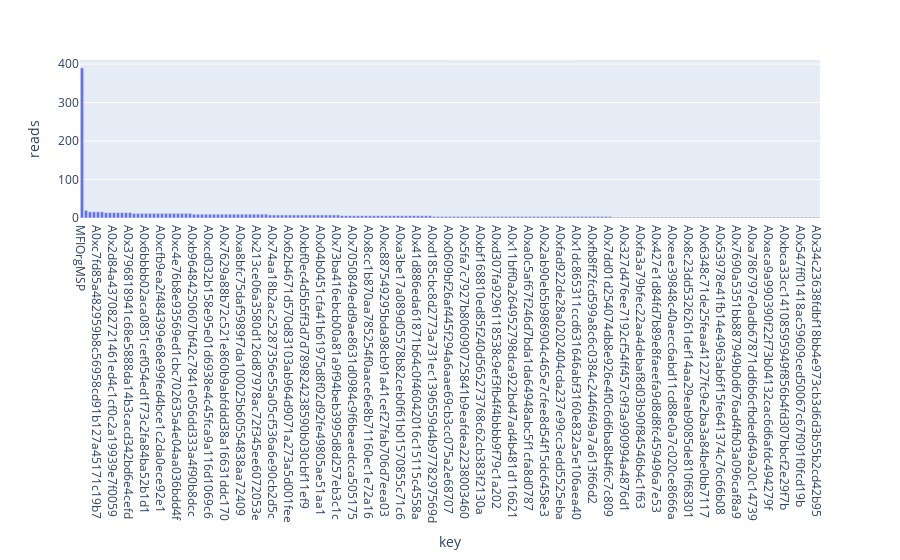

Notebook cell for this chart:
### Code cell
txDfr=txDf[txDf['access_type']=='READ']
labels={"x":"Read keys","y":"Number of reads"}
reads= txDfr.groupby(['key']).size()
reads = pd.DataFrame(reads)
reads.columns = [str(column) for column in reads.columns]
reads = reads.reset_index()
reads = reads.sort_values(by=['0'], ascending=[False])
fig = px.bar(reads, x='key', y='0', labels={'0':'reads'})
fig

### Figure 1 — Plotly figure (JSON) as saved in the notebook; plotly's stock layout.template omitted (floating-point values rounded to 4 significant figures; data arrays with more than 128 entries replaced by an {"elided": "..."} marker saying what was removed)
{"data": [{"alignmentgroup": "True", "hovertemplate": "key=%{x}<br>reads=%{y}<extra></extra>", "legendgroup": "", "marker": {"color": "#636efa"}, "name": "", "offsetgroup": "", "orientation": "v", "showlegend": false, "textposition": "auto", "type": "bar", "x": {"elided": "185 str values"}, "xaxis": "x", "y": {"elided": "185 int values"}, "yaxis": "y"}], "layout": {"barmode": "relative", "legend": {"tracegroupgap": 0}, "margin": {"t": 60}, "xaxis": {"anchor": "y", "domain": [0, 1], "title": {"text": "key"}}, "yaxis": {"anchor": "x", "domain": [0, 1], "title": {"text": "reads"}}}}
